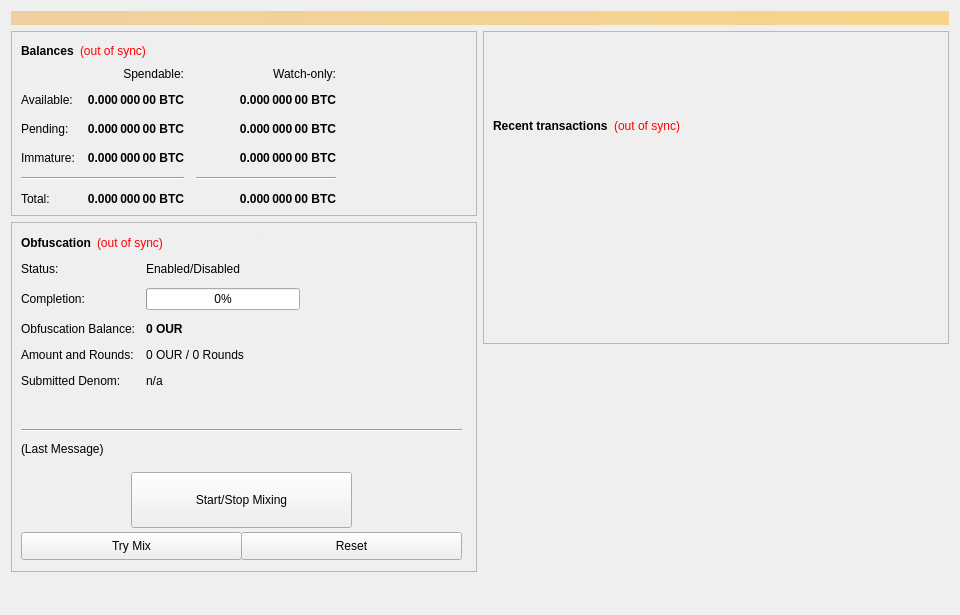
<?xml version="1.0" encoding="UTF-8"?>
<ui version="4.0">
 <class>OverviewPage</class>
 <widget class="QWidget" name="OverviewPage">
  <property name="geometry">
   <rect>
    <x>0</x>
    <y>0</y>
    <width>960</width>
    <height>615</height>
   </rect>
  </property>
  <property name="minimumSize">
   <size>
    <width>960</width>
    <height>0</height>
   </size>
  </property>
  <property name="windowTitle">
   <string>Form</string>
  </property>
  <layout class="QVBoxLayout" name="topLayout">
   <item>
    <widget class="QLabel" name="labelAlerts">
     <property name="visible">
      <bool>false</bool>
     </property>
     <property name="styleSheet">
      <string notr="true">background-color: qlineargradient(x1: 0, y1: 0, x2: 1, y2: 0, stop:0 #F0D0A0, stop:1 #F8D488); color:#000000;</string>
     </property>
     <property name="wordWrap">
      <bool>true</bool>
     </property>
     <property name="margin">
      <number>3</number>
     </property>
    </widget>
   </item>
   <item>
    <layout class="QHBoxLayout" name="horizontalLayout" stretch="1,1">
     <item>
      <layout class="QVBoxLayout" name="verticalLayout_2">
       <item>
        <widget class="QFrame" name="frame">
         <property name="frameShape">
          <enum>QFrame::StyledPanel</enum>
         </property>
         <property name="frameShadow">
          <enum>QFrame::Raised</enum>
         </property>
         <layout class="QVBoxLayout" name="verticalLayout_4">
          <item>
           <layout class="QHBoxLayout" name="horizontalLayout_4">
            <item>
             <widget class="QLabel" name="label_5">
              <property name="font">
               <font>
                <weight>75</weight>
                <bold>true</bold>
               </font>
              </property>
              <property name="text">
               <string>Balances</string>
              </property>
             </widget>
            </item>
            <item>
             <widget class="QLabel" name="labelWalletStatus">
              <property name="cursor">
               <cursorShape>WhatsThisCursor</cursorShape>
              </property>
              <property name="toolTip">
               <string>The displayed information may be out of date. Your wallet automatically synchronizes with the OurCoin network after a connection is established, but this process has not completed yet.</string>
              </property>
              <property name="styleSheet">
               <string notr="true">QLabel { color: red; }</string>
              </property>
              <property name="text">
               <string notr="true">(out of sync)</string>
              </property>
              <property name="alignment">
               <set>Qt::AlignLeading|Qt::AlignLeft|Qt::AlignVCenter</set>
              </property>
             </widget>
            </item>
            <item>
             <spacer name="horizontalSpacer_3">
              <property name="orientation">
               <enum>Qt::Horizontal</enum>
              </property>
              <property name="sizeHint" stdset="0">
               <size>
                <width>40</width>
                <height>20</height>
               </size>
              </property>
             </spacer>
            </item>
           </layout>
          </item>
          <item>
           <layout class="QGridLayout" name="gridLayout">
            <property name="spacing">
             <number>12</number>
            </property>
            <item row="2" column="2">
             <widget class="QLabel" name="labelWatchPending">
              <property name="font">
               <font>
                <weight>75</weight>
                <bold>true</bold>
               </font>
              </property>
              <property name="cursor">
               <cursorShape>IBeamCursor</cursorShape>
              </property>
              <property name="toolTip">
               <string>Unconfirmed transactions to watch-only addresses</string>
              </property>
              <property name="text">
               <string notr="true">0.000 000 00 BTC</string>
              </property>
              <property name="alignment">
               <set>Qt::AlignRight|Qt::AlignTrailing|Qt::AlignVCenter</set>
              </property>
              <property name="textInteractionFlags">
               <set>Qt::LinksAccessibleByMouse|Qt::TextSelectableByKeyboard|Qt::TextSelectableByMouse</set>
              </property>
             </widget>
            </item>
            <item row="2" column="1">
             <widget class="QLabel" name="labelUnconfirmed">
              <property name="font">
               <font>
                <weight>75</weight>
                <bold>true</bold>
               </font>
              </property>
              <property name="cursor">
               <cursorShape>IBeamCursor</cursorShape>
              </property>
              <property name="toolTip">
               <string>Total of transactions that have yet to be confirmed, and do not yet count toward the spendable balance</string>
              </property>
              <property name="text">
               <string notr="true">0.000 000 00 BTC</string>
              </property>
              <property name="alignment">
               <set>Qt::AlignRight|Qt::AlignTrailing|Qt::AlignVCenter</set>
              </property>
              <property name="textInteractionFlags">
               <set>Qt::LinksAccessibleByMouse|Qt::TextSelectableByKeyboard|Qt::TextSelectableByMouse</set>
              </property>
             </widget>
            </item>
            <item row="3" column="2">
             <widget class="QLabel" name="labelWatchImmature">
              <property name="font">
               <font>
                <weight>75</weight>
                <bold>true</bold>
               </font>
              </property>
              <property name="cursor">
               <cursorShape>IBeamCursor</cursorShape>
              </property>
              <property name="toolTip">
               <string>Staked or masternode rewards in watch-only addresses that has not yet matured</string>
              </property>
              <property name="text">
               <string notr="true">0.000 000 00 BTC</string>
              </property>
              <property name="alignment">
               <set>Qt::AlignRight|Qt::AlignTrailing|Qt::AlignVCenter</set>
              </property>
              <property name="textInteractionFlags">
               <set>Qt::LinksAccessibleByMouse|Qt::TextSelectableByKeyboard|Qt::TextSelectableByMouse</set>
              </property>
             </widget>
            </item>
            <item row="4" column="0" colspan="2">
             <widget class="Line" name="lineSpendableBalance">
              <property name="orientation">
               <enum>Qt::Horizontal</enum>
              </property>
             </widget>
            </item>
            <item row="4" column="2">
             <widget class="Line" name="lineWatchBalance">
              <property name="sizePolicy">
               <sizepolicy hsizetype="Preferred" vsizetype="Fixed">
                <horstretch>0</horstretch>
                <verstretch>0</verstretch>
               </sizepolicy>
              </property>
              <property name="minimumSize">
               <size>
                <width>140</width>
                <height>0</height>
               </size>
              </property>
              <property name="orientation">
               <enum>Qt::Horizontal</enum>
              </property>
             </widget>
            </item>
            <item row="5" column="0">
             <widget class="QLabel" name="labelTotalText">
              <property name="text">
               <string>Total:</string>
              </property>
             </widget>
            </item>
            <item row="3" column="1">
             <widget class="QLabel" name="labelImmature">
              <property name="font">
               <font>
                <weight>75</weight>
                <bold>true</bold>
               </font>
              </property>
              <property name="cursor">
               <cursorShape>IBeamCursor</cursorShape>
              </property>
              <property name="toolTip">
               <string>Staked or masternode rewards that has not yet matured</string>
              </property>
              <property name="text">
               <string notr="true">0.000 000 00 BTC</string>
              </property>
              <property name="alignment">
               <set>Qt::AlignRight|Qt::AlignTrailing|Qt::AlignVCenter</set>
              </property>
              <property name="textInteractionFlags">
               <set>Qt::LinksAccessibleByMouse|Qt::TextSelectableByKeyboard|Qt::TextSelectableByMouse</set>
              </property>
             </widget>
            </item>
            <item row="2" column="3">
             <spacer name="horizontalSpacer_2">
              <property name="orientation">
               <enum>Qt::Horizontal</enum>
              </property>
              <property name="sizeHint" stdset="0">
               <size>
                <width>40</width>
                <height>20</height>
               </size>
              </property>
             </spacer>
            </item>
            <item row="3" column="0">
             <widget class="QLabel" name="labelImmatureText">
              <property name="text">
               <string>Immature:</string>
              </property>
             </widget>
            </item>
            <item row="5" column="1">
             <widget class="QLabel" name="labelTotal">
              <property name="font">
               <font>
                <weight>75</weight>
                <bold>true</bold>
               </font>
              </property>
              <property name="cursor">
               <cursorShape>IBeamCursor</cursorShape>
              </property>
              <property name="toolTip">
               <string>Your current total balance</string>
              </property>
              <property name="text">
               <string notr="true">0.000 000 00 BTC</string>
              </property>
              <property name="alignment">
               <set>Qt::AlignRight|Qt::AlignTrailing|Qt::AlignVCenter</set>
              </property>
              <property name="textInteractionFlags">
               <set>Qt::LinksAccessibleByMouse|Qt::TextSelectableByKeyboard|Qt::TextSelectableByMouse</set>
              </property>
             </widget>
            </item>
            <item row="5" column="2">
             <widget class="QLabel" name="labelWatchTotal">
              <property name="font">
               <font>
                <weight>75</weight>
                <bold>true</bold>
               </font>
              </property>
              <property name="cursor">
               <cursorShape>IBeamCursor</cursorShape>
              </property>
              <property name="toolTip">
               <string>Current total balance in watch-only addresses</string>
              </property>
              <property name="text">
               <string notr="true">0.000 000 00 BTC</string>
              </property>
              <property name="alignment">
               <set>Qt::AlignRight|Qt::AlignTrailing|Qt::AlignVCenter</set>
              </property>
              <property name="textInteractionFlags">
               <set>Qt::LinksAccessibleByMouse|Qt::TextSelectableByKeyboard|Qt::TextSelectableByMouse</set>
              </property>
             </widget>
            </item>
            <item row="0" column="2">
             <widget class="QLabel" name="labelWatchonly">
              <property name="text">
               <string>Watch-only:</string>
              </property>
              <property name="alignment">
               <set>Qt::AlignRight|Qt::AlignTrailing|Qt::AlignVCenter</set>
              </property>
             </widget>
            </item>
            <item row="1" column="0">
             <widget class="QLabel" name="labelBalanceText">
              <property name="text">
               <string>Available:</string>
              </property>
             </widget>
            </item>
            <item row="1" column="1">
             <widget class="QLabel" name="labelBalance">
              <property name="font">
               <font>
                <weight>75</weight>
                <bold>true</bold>
               </font>
              </property>
              <property name="cursor">
               <cursorShape>IBeamCursor</cursorShape>
              </property>
              <property name="toolTip">
               <string>Your current spendable balance</string>
              </property>
              <property name="text">
               <string notr="true">0.000 000 00 BTC</string>
              </property>
              <property name="alignment">
               <set>Qt::AlignRight|Qt::AlignTrailing|Qt::AlignVCenter</set>
              </property>
              <property name="textInteractionFlags">
               <set>Qt::LinksAccessibleByMouse|Qt::TextSelectableByKeyboard|Qt::TextSelectableByMouse</set>
              </property>
             </widget>
            </item>
            <item row="1" column="2">
             <widget class="QLabel" name="labelWatchAvailable">
              <property name="font">
               <font>
                <weight>75</weight>
                <bold>true</bold>
               </font>
              </property>
              <property name="cursor">
               <cursorShape>IBeamCursor</cursorShape>
              </property>
              <property name="toolTip">
               <string>Your current balance in watch-only addresses</string>
              </property>
              <property name="text">
               <string notr="true">0.000 000 00 BTC</string>
              </property>
              <property name="alignment">
               <set>Qt::AlignRight|Qt::AlignTrailing|Qt::AlignVCenter</set>
              </property>
              <property name="textInteractionFlags">
               <set>Qt::LinksAccessibleByMouse|Qt::TextSelectableByKeyboard|Qt::TextSelectableByMouse</set>
              </property>
             </widget>
            </item>
            <item row="2" column="0">
             <widget class="QLabel" name="labelPendingText">
              <property name="text">
               <string>Pending:</string>
              </property>
             </widget>
            </item>
            <item row="0" column="1">
             <widget class="QLabel" name="labelSpendable">
              <property name="text">
               <string>Spendable:</string>
              </property>
              <property name="alignment">
               <set>Qt::AlignRight|Qt::AlignTrailing|Qt::AlignVCenter</set>
              </property>
             </widget>
            </item>
           </layout>
          </item>
         </layout>
        </widget>
       </item>
       <item>
        <widget class="QFrame" name="frameObfuscation">
         <property name="minimumSize">
          <size>
           <width>0</width>
           <height>350</height>
          </size>
         </property>
         <property name="layoutDirection">
          <enum>Qt::LeftToRight</enum>
         </property>
         <property name="frameShape">
          <enum>QFrame::StyledPanel</enum>
         </property>
         <property name="frameShadow">
          <enum>QFrame::Raised</enum>
         </property>
         <widget class="QWidget" name="formLayoutWidget">
          <property name="geometry">
           <rect>
            <x>10</x>
            <y>40</y>
            <width>451</width>
            <height>161</height>
           </rect>
          </property>
          <layout class="QFormLayout" name="formLayout">
           <property name="fieldGrowthPolicy">
            <enum>QFormLayout::AllNonFixedFieldsGrow</enum>
           </property>
           <property name="horizontalSpacing">
            <number>11</number>
           </property>
           <property name="verticalSpacing">
            <number>12</number>
           </property>
           <item row="0" column="0">
            <widget class="QLabel" name="label_6">
             <property name="text">
              <string>Status:</string>
             </property>
            </widget>
           </item>
           <item row="1" column="0">
            <widget class="QLabel" name="label_7">
             <property name="text">
              <string>Completion:</string>
             </property>
            </widget>
           </item>
           <item row="1" column="1">
            <widget class="QProgressBar" name="obfuscationProgress">
             <property name="maximumSize">
              <size>
               <width>154</width>
               <height>16777215</height>
              </size>
             </property>
             <property name="value">
              <number>0</number>
             </property>
            </widget>
           </item>
           <item row="2" column="0">
            <widget class="QLabel" name="labelAnonymizedText">
             <property name="text">
              <string>Obfuscation Balance:</string>
             </property>
            </widget>
           </item>
           <item row="2" column="1">
            <widget class="QLabel" name="labelAnonymized">
             <property name="font">
              <font>
               <weight>75</weight>
               <bold>true</bold>
              </font>
             </property>
             <property name="text">
              <string notr="true">0 OUR</string>
             </property>
            </widget>
           </item>
           <item row="3" column="0">
            <widget class="QLabel" name="label_8">
             <property name="text">
              <string>Amount and Rounds:</string>
             </property>
            </widget>
           </item>
           <item row="3" column="1">
            <widget class="QLabel" name="labelAmountRounds">
             <property name="text">
              <string>0 OUR / 0 Rounds</string>
             </property>
            </widget>
           </item>
           <item row="4" column="0">
            <widget class="QLabel" name="label_9">
             <property name="text">
              <string>Submitted Denom:</string>
             </property>
            </widget>
           </item>
           <item row="4" column="1">
            <widget class="QLabel" name="labelSubmittedDenom">
             <property name="toolTip">
              <string>The denominations you submitted to the Masternode.&lt;br&gt;To mix, other users must submit the exact same denominations.</string>
             </property>
             <property name="text">
              <string>n/a</string>
             </property>
            </widget>
           </item>
           <item row="0" column="1">
            <widget class="QLabel" name="obfuscationEnabled">
             <property name="text">
              <string>Enabled/Disabled</string>
             </property>
            </widget>
           </item>
          </layout>
         </widget>
         <widget class="QPushButton" name="runAutoDenom">
          <property name="geometry">
           <rect>
            <x>251</x>
            <y>17</y>
            <width>1</width>
            <height>1</height>
           </rect>
          </property>
          <property name="palette">
           <palette>
            <active>
             <colorrole role="WindowText">
              <brush brushstyle="SolidPattern">
               <color alpha="255">
                <red>0</red>
                <green>0</green>
                <blue>0</blue>
               </color>
              </brush>
             </colorrole>
             <colorrole role="Button">
              <brush brushstyle="SolidPattern">
               <color alpha="255">
                <red>239</red>
                <green>238</green>
                <blue>238</blue>
               </color>
              </brush>
             </colorrole>
             <colorrole role="Light">
              <brush brushstyle="SolidPattern">
               <color alpha="255">
                <red>255</red>
                <green>255</green>
                <blue>255</blue>
               </color>
              </brush>
             </colorrole>
             <colorrole role="Midlight">
              <brush brushstyle="SolidPattern">
               <color alpha="255">
                <red>247</red>
                <green>246</green>
                <blue>246</blue>
               </color>
              </brush>
             </colorrole>
             <colorrole role="Dark">
              <brush brushstyle="SolidPattern">
               <color alpha="255">
                <red>119</red>
                <green>119</green>
                <blue>119</blue>
               </color>
              </brush>
             </colorrole>
             <colorrole role="Mid">
              <brush brushstyle="SolidPattern">
               <color alpha="255">
                <red>159</red>
                <green>159</green>
                <blue>159</blue>
               </color>
              </brush>
             </colorrole>
             <colorrole role="Text">
              <brush brushstyle="SolidPattern">
               <color alpha="255">
                <red>0</red>
                <green>0</green>
                <blue>0</blue>
               </color>
              </brush>
             </colorrole>
             <colorrole role="BrightText">
              <brush brushstyle="SolidPattern">
               <color alpha="255">
                <red>255</red>
                <green>255</green>
                <blue>255</blue>
               </color>
              </brush>
             </colorrole>
             <colorrole role="ButtonText">
              <brush brushstyle="SolidPattern">
               <color alpha="255">
                <red>0</red>
                <green>0</green>
                <blue>0</blue>
               </color>
              </brush>
             </colorrole>
             <colorrole role="Base">
              <brush brushstyle="SolidPattern">
               <color alpha="255">
                <red>255</red>
                <green>255</green>
                <blue>255</blue>
               </color>
              </brush>
             </colorrole>
             <colorrole role="Window">
              <brush brushstyle="SolidPattern">
               <color alpha="255">
                <red>239</red>
                <green>238</green>
                <blue>238</blue>
               </color>
              </brush>
             </colorrole>
             <colorrole role="Shadow">
              <brush brushstyle="SolidPattern">
               <color alpha="255">
                <red>0</red>
                <green>0</green>
                <blue>0</blue>
               </color>
              </brush>
             </colorrole>
             <colorrole role="AlternateBase">
              <brush brushstyle="SolidPattern">
               <color alpha="255">
                <red>247</red>
                <green>246</green>
                <blue>246</blue>
               </color>
              </brush>
             </colorrole>
             <colorrole role="ToolTipBase">
              <brush brushstyle="SolidPattern">
               <color alpha="255">
                <red>255</red>
                <green>255</green>
                <blue>220</blue>
               </color>
              </brush>
             </colorrole>
             <colorrole role="ToolTipText">
              <brush brushstyle="SolidPattern">
               <color alpha="255">
                <red>0</red>
                <green>0</green>
                <blue>0</blue>
               </color>
              </brush>
             </colorrole>
            </active>
            <inactive>
             <colorrole role="WindowText">
              <brush brushstyle="SolidPattern">
               <color alpha="255">
                <red>0</red>
                <green>0</green>
                <blue>0</blue>
               </color>
              </brush>
             </colorrole>
             <colorrole role="Button">
              <brush brushstyle="SolidPattern">
               <color alpha="255">
                <red>239</red>
                <green>238</green>
                <blue>238</blue>
               </color>
              </brush>
             </colorrole>
             <colorrole role="Light">
              <brush brushstyle="SolidPattern">
               <color alpha="255">
                <red>255</red>
                <green>255</green>
                <blue>255</blue>
               </color>
              </brush>
             </colorrole>
             <colorrole role="Midlight">
              <brush brushstyle="SolidPattern">
               <color alpha="255">
                <red>247</red>
                <green>246</green>
                <blue>246</blue>
               </color>
              </brush>
             </colorrole>
             <colorrole role="Dark">
              <brush brushstyle="SolidPattern">
               <color alpha="255">
                <red>119</red>
                <green>119</green>
                <blue>119</blue>
               </color>
              </brush>
             </colorrole>
             <colorrole role="Mid">
              <brush brushstyle="SolidPattern">
               <color alpha="255">
                <red>159</red>
                <green>159</green>
                <blue>159</blue>
               </color>
              </brush>
             </colorrole>
             <colorrole role="Text">
              <brush brushstyle="SolidPattern">
               <color alpha="255">
                <red>0</red>
                <green>0</green>
                <blue>0</blue>
               </color>
              </brush>
             </colorrole>
             <colorrole role="BrightText">
              <brush brushstyle="SolidPattern">
               <color alpha="255">
                <red>255</red>
                <green>255</green>
                <blue>255</blue>
               </color>
              </brush>
             </colorrole>
             <colorrole role="ButtonText">
              <brush brushstyle="SolidPattern">
               <color alpha="255">
                <red>0</red>
                <green>0</green>
                <blue>0</blue>
               </color>
              </brush>
             </colorrole>
             <colorrole role="Base">
              <brush brushstyle="SolidPattern">
               <color alpha="255">
                <red>255</red>
                <green>255</green>
                <blue>255</blue>
               </color>
              </brush>
             </colorrole>
             <colorrole role="Window">
              <brush brushstyle="SolidPattern">
               <color alpha="255">
                <red>239</red>
                <green>238</green>
                <blue>238</blue>
               </color>
              </brush>
             </colorrole>
             <colorrole role="Shadow">
              <brush brushstyle="SolidPattern">
               <color alpha="255">
                <red>0</red>
                <green>0</green>
                <blue>0</blue>
               </color>
              </brush>
             </colorrole>
             <colorrole role="AlternateBase">
              <brush brushstyle="SolidPattern">
               <color alpha="255">
                <red>247</red>
                <green>246</green>
                <blue>246</blue>
               </color>
              </brush>
             </colorrole>
             <colorrole role="ToolTipBase">
              <brush brushstyle="SolidPattern">
               <color alpha="255">
                <red>255</red>
                <green>255</green>
                <blue>220</blue>
               </color>
              </brush>
             </colorrole>
             <colorrole role="ToolTipText">
              <brush brushstyle="SolidPattern">
               <color alpha="255">
                <red>0</red>
                <green>0</green>
                <blue>0</blue>
               </color>
              </brush>
             </colorrole>
            </inactive>
            <disabled>
             <colorrole role="WindowText">
              <brush brushstyle="SolidPattern">
               <color alpha="255">
                <red>119</red>
                <green>119</green>
                <blue>119</blue>
               </color>
              </brush>
             </colorrole>
             <colorrole role="Button">
              <brush brushstyle="SolidPattern">
               <color alpha="255">
                <red>239</red>
                <green>238</green>
                <blue>238</blue>
               </color>
              </brush>
             </colorrole>
             <colorrole role="Light">
              <brush brushstyle="SolidPattern">
               <color alpha="255">
                <red>255</red>
                <green>255</green>
                <blue>255</blue>
               </color>
              </brush>
             </colorrole>
             <colorrole role="Midlight">
              <brush brushstyle="SolidPattern">
               <color alpha="255">
                <red>247</red>
                <green>246</green>
                <blue>246</blue>
               </color>
              </brush>
             </colorrole>
             <colorrole role="Dark">
              <brush brushstyle="SolidPattern">
               <color alpha="255">
                <red>119</red>
                <green>119</green>
                <blue>119</blue>
               </color>
              </brush>
             </colorrole>
             <colorrole role="Mid">
              <brush brushstyle="SolidPattern">
               <color alpha="255">
                <red>159</red>
                <green>159</green>
                <blue>159</blue>
               </color>
              </brush>
             </colorrole>
             <colorrole role="Text">
              <brush brushstyle="SolidPattern">
               <color alpha="255">
                <red>119</red>
                <green>119</green>
                <blue>119</blue>
               </color>
              </brush>
             </colorrole>
             <colorrole role="BrightText">
              <brush brushstyle="SolidPattern">
               <color alpha="255">
                <red>255</red>
                <green>255</green>
                <blue>255</blue>
               </color>
              </brush>
             </colorrole>
             <colorrole role="ButtonText">
              <brush brushstyle="SolidPattern">
               <color alpha="255">
                <red>119</red>
                <green>119</green>
                <blue>119</blue>
               </color>
              </brush>
             </colorrole>
             <colorrole role="Base">
              <brush brushstyle="SolidPattern">
               <color alpha="255">
                <red>239</red>
                <green>238</green>
                <blue>238</blue>
               </color>
              </brush>
             </colorrole>
             <colorrole role="Window">
              <brush brushstyle="SolidPattern">
               <color alpha="255">
                <red>239</red>
                <green>238</green>
                <blue>238</blue>
               </color>
              </brush>
             </colorrole>
             <colorrole role="Shadow">
              <brush brushstyle="SolidPattern">
               <color alpha="255">
                <red>0</red>
                <green>0</green>
                <blue>0</blue>
               </color>
              </brush>
             </colorrole>
             <colorrole role="AlternateBase">
              <brush brushstyle="SolidPattern">
               <color alpha="255">
                <red>239</red>
                <green>238</green>
                <blue>238</blue>
               </color>
              </brush>
             </colorrole>
             <colorrole role="ToolTipBase">
              <brush brushstyle="SolidPattern">
               <color alpha="255">
                <red>255</red>
                <green>255</green>
                <blue>220</blue>
               </color>
              </brush>
             </colorrole>
             <colorrole role="ToolTipText">
              <brush brushstyle="SolidPattern">
               <color alpha="255">
                <red>0</red>
                <green>0</green>
                <blue>0</blue>
               </color>
              </brush>
             </colorrole>
            </disabled>
           </palette>
          </property>
          <property name="focusPolicy">
           <enum>Qt::NoFocus</enum>
          </property>
          <property name="autoFillBackground">
           <bool>true</bool>
          </property>
          <property name="text">
           <string/>
          </property>
          <property name="flat">
           <bool>true</bool>
          </property>
         </widget>
         <widget class="QPushButton" name="toggleObfuscation">
          <property name="geometry">
           <rect>
            <x>120</x>
            <y>250</y>
            <width>221</width>
            <height>56</height>
           </rect>
          </property>
          <property name="sizePolicy">
           <sizepolicy hsizetype="MinimumExpanding" vsizetype="Fixed">
            <horstretch>0</horstretch>
            <verstretch>0</verstretch>
           </sizepolicy>
          </property>
          <property name="text">
           <string>Start/Stop Mixing</string>
          </property>
         </widget>
         <widget class="Line" name="lineLastMessage">
          <property name="geometry">
           <rect>
            <x>10</x>
            <y>200</y>
            <width>441</width>
            <height>16</height>
           </rect>
          </property>
          <property name="orientation">
           <enum>Qt::Horizontal</enum>
          </property>
         </widget>
         <widget class="QLabel" name="obfuscationStatus">
          <property name="geometry">
           <rect>
            <x>10</x>
            <y>220</y>
            <width>451</width>
            <height>61</height>
           </rect>
          </property>
          <property name="minimumSize">
           <size>
            <width>288</width>
            <height>43</height>
           </size>
          </property>
          <property name="text">
           <string>(Last Message)</string>
          </property>
          <property name="alignment">
           <set>Qt::AlignLeading|Qt::AlignLeft|Qt::AlignTop</set>
          </property>
          <property name="wordWrap">
           <bool>true</bool>
          </property>
         </widget>
         <widget class="QPushButton" name="obfuscationAuto">
          <property name="geometry">
           <rect>
            <x>10</x>
            <y>310</y>
            <width>221</width>
            <height>28</height>
           </rect>
          </property>
          <property name="sizePolicy">
           <sizepolicy hsizetype="MinimumExpanding" vsizetype="Fixed">
            <horstretch>0</horstretch>
            <verstretch>0</verstretch>
           </sizepolicy>
          </property>
          <property name="toolTip">
           <string>Try to manually submit a Obfuscation request.</string>
          </property>
          <property name="text">
           <string>Try Mix</string>
          </property>
         </widget>
         <widget class="QPushButton" name="obfuscationReset">
          <property name="geometry">
           <rect>
            <x>230</x>
            <y>310</y>
            <width>221</width>
            <height>28</height>
           </rect>
          </property>
          <property name="sizePolicy">
           <sizepolicy hsizetype="MinimumExpanding" vsizetype="Fixed">
            <horstretch>0</horstretch>
            <verstretch>0</verstretch>
           </sizepolicy>
          </property>
          <property name="toolTip">
           <string>Reset the current status of Obfuscation (can interrupt Obfuscation if it's in the process of Mixing, which can cost you money!)</string>
          </property>
          <property name="autoFillBackground">
           <bool>false</bool>
          </property>
          <property name="text">
           <string>Reset</string>
          </property>
         </widget>
         <widget class="QWidget" name="layoutWidget">
          <property name="geometry">
           <rect>
            <x>10</x>
            <y>10</y>
            <width>431</width>
            <height>22</height>
           </rect>
          </property>
          <layout class="QHBoxLayout" name="horizontalLayout_5">
           <item>
            <widget class="QLabel" name="label_2">
             <property name="font">
              <font>
               <weight>75</weight>
               <bold>true</bold>
              </font>
             </property>
             <property name="text">
              <string>Obfuscation</string>
             </property>
            </widget>
           </item>
           <item>
            <widget class="QLabel" name="labelObfuscationSyncStatus">
             <property name="toolTip">
              <string>The displayed information may be out of date. Your wallet automatically synchronizes with the OurCoin network after a connection is established, but this process has not completed yet.</string>
             </property>
             <property name="styleSheet">
              <string notr="true">QLabel { color: red; }</string>
             </property>
             <property name="text">
              <string notr="true">(out of sync)</string>
             </property>
             <property name="alignment">
              <set>Qt::AlignLeading|Qt::AlignLeft|Qt::AlignVCenter</set>
             </property>
            </widget>
           </item>
           <item>
            <spacer name="horizontalSpacer_4">
             <property name="orientation">
              <enum>Qt::Horizontal</enum>
             </property>
             <property name="sizeHint" stdset="0">
              <size>
               <width>40</width>
               <height>20</height>
              </size>
             </property>
            </spacer>
           </item>
          </layout>
         </widget>
        </widget>
       </item>
       <item>
        <spacer name="verticalSpacer">
         <property name="orientation">
          <enum>Qt::Vertical</enum>
         </property>
         <property name="sizeHint" stdset="0">
          <size>
           <width>20</width>
           <height>40</height>
          </size>
         </property>
        </spacer>
       </item>
      </layout>
     </item>
     <item>
      <layout class="QVBoxLayout" name="verticalLayout_3">
       <item>
        <widget class="QFrame" name="frame_2">
         <property name="frameShape">
          <enum>QFrame::StyledPanel</enum>
         </property>
         <property name="frameShadow">
          <enum>QFrame::Raised</enum>
         </property>
         <layout class="QVBoxLayout" name="verticalLayout">
          <item>
           <spacer name="verticalSpacer_3">
            <property name="orientation">
             <enum>Qt::Vertical</enum>
            </property>
            <property name="sizeType">
             <enum>QSizePolicy::Fixed</enum>
            </property>
            <property name="sizeHint" stdset="0">
             <size>
              <width>20</width>
              <height>75</height>
             </size>
            </property>
           </spacer>
          </item>
          <item>
           <layout class="QHBoxLayout" name="horizontalLayout_2">
            <item>
             <widget class="QLabel" name="label_4">
              <property name="font">
               <font>
                <weight>75</weight>
                <bold>true</bold>
               </font>
              </property>
              <property name="text">
               <string>Recent transactions</string>
              </property>
             </widget>
            </item>
            <item>
             <widget class="QLabel" name="labelTransactionsStatus">
              <property name="cursor">
               <cursorShape>WhatsThisCursor</cursorShape>
              </property>
              <property name="toolTip">
               <string>The displayed information may be out of date. Your wallet automatically synchronizes with the OurCoin network after a connection is established, but this process has not completed yet.</string>
              </property>
              <property name="styleSheet">
               <string notr="true">QLabel { color: red; }</string>
              </property>
              <property name="text">
               <string notr="true">(out of sync)</string>
              </property>
              <property name="alignment">
               <set>Qt::AlignRight|Qt::AlignTrailing|Qt::AlignVCenter</set>
              </property>
             </widget>
            </item>
            <item>
             <spacer name="horizontalSpacer">
              <property name="orientation">
               <enum>Qt::Horizontal</enum>
              </property>
              <property name="sizeHint" stdset="0">
               <size>
                <width>40</width>
                <height>20</height>
               </size>
              </property>
             </spacer>
            </item>
           </layout>
          </item>
          <item>
           <widget class="QListView" name="listTransactions">
            <property name="styleSheet">
             <string notr="true">QListView { background: transparent; }</string>
            </property>
            <property name="frameShape">
             <enum>QFrame::NoFrame</enum>
            </property>
            <property name="verticalScrollBarPolicy">
             <enum>Qt::ScrollBarAlwaysOff</enum>
            </property>
            <property name="horizontalScrollBarPolicy">
             <enum>Qt::ScrollBarAlwaysOff</enum>
            </property>
            <property name="selectionMode">
             <enum>QAbstractItemView::NoSelection</enum>
            </property>
           </widget>
          </item>
         </layout>
        </widget>
       </item>
       <item>
        <spacer name="verticalSpacer_2">
         <property name="orientation">
          <enum>Qt::Vertical</enum>
         </property>
         <property name="sizeType">
          <enum>QSizePolicy::Expanding</enum>
         </property>
         <property name="sizeHint" stdset="0">
          <size>
           <width>20</width>
           <height>40</height>
          </size>
         </property>
        </spacer>
       </item>
      </layout>
     </item>
    </layout>
   </item>
  </layout>
 </widget>
 <resources/>
 <connections/>
</ui>
